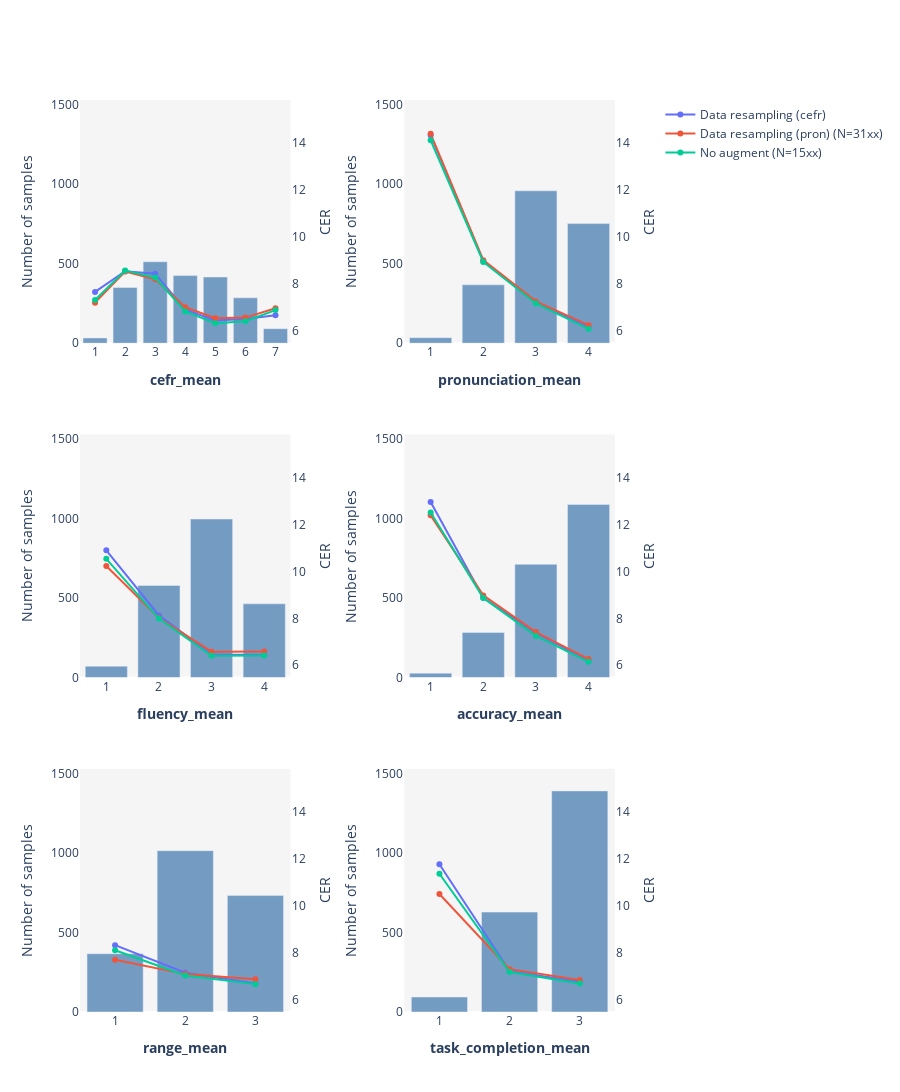

The cell this chart's notebook holds for it:
### Code cell
plot_by_metrics(dfs, ratings, "CER")

### Figure 1 — Plotly figure (JSON) as saved in the notebook; plotly's stock layout.template omitted (floating-point values rounded to 4 significant figures)
{"data": [{"marker": {"color": "#749BC2"}, "name": "# samples", "showlegend": false, "type": "bar", "x": [1, 2, 3, 4, 5, 6, 7], "xaxis": "x", "y": [33, 350, 512, 425, 416, 285, 91], "yaxis": "y"}, {"line": {"color": "#636EFA"}, "name": "Data resampling (cefr)", "showlegend": true, "type": "scatter", "x": [1, 2, 3, 4, 5, 6, 7], "xaxis": "x", "y": [7.657, 8.54, 8.435, 6.902, 6.442, 6.504, 6.665], "yaxis": "y2"}, {"line": {"color": "#EF553B"}, "name": "Data resampling (pron) (N=31xx)", "showlegend": true, "type": "scatter", "x": [1, 2, 3, 4, 5, 6, 7], "xaxis": "x", "y": [7.2, 8.525, 8.202, 7.005, 6.538, 6.563, 6.96], "yaxis": "y2"}, {"line": {"color": "#00CC96"}, "name": "No augment (N=15xx)", "showlegend": true, "type": "scatter", "x": [1, 2, 3, 4, 5, 6, 7], "xaxis": "x", "y": [7.314, 8.57, 8.273, 6.824, 6.326, 6.408, 6.884], "yaxis": "y2"}, {"marker": {"color": "#749BC2"}, "name": "# samples", "showlegend": false, "type": "bar", "x": [1, 2, 3, 4], "xaxis": "x2", "y": [35, 367, 958, 752], "yaxis": "y3"}, {"line": {"color": "#636EFA"}, "name": "Data resampling (cefr)", "showlegend": false, "type": "scatter", "x": [1, 2, 3, 4], "xaxis": "x2", "y": [14.34, 8.972, 7.209, 6.171], "yaxis": "y4"}, {"line": {"color": "#EF553B"}, "name": "Data resampling (pron) (N=31xx)", "showlegend": false, "type": "scatter", "x": [1, 2, 3, 4], "xaxis": "x2", "y": [14.4, 9.013, 7.255, 6.242], "yaxis": "y4"}, {"line": {"color": "#00CC96"}, "name": "No augment (N=15xx)", "showlegend": false, "type": "scatter", "x": [1, 2, 3, 4], "xaxis": "x2", "y": [14.12, 8.934, 7.166, 6.081], "yaxis": "y4"}, {"marker": {"color": "#749BC2"}, "name": "# samples", "showlegend": false, "type": "bar", "x": [1, 2, 3, 4], "xaxis": "x3", "y": [72, 579, 997, 464], "yaxis": "y5"}, {"line": {"color": "#636EFA"}, "name": "Data resampling (cefr)", "showlegend": false, "type": "scatter", "x": [1, 2, 3, 4], "xaxis": "x3", "y": [10.9, 8.124, 6.456, 6.432], "yaxis": "y6"}, {"line": {"color": "#EF553B"}, "name": "Data resampling (pron) (N=31xx)", "showlegend": false, "type": "scatter", "x": [1, 2, 3, 4], "xaxis": "x3", "y": [10.23, 8.012, 6.576, 6.582], "yaxis": "y6"}, {"line": {"color": "#00CC96"}, "name": "No augment (N=15xx)", "showlegend": false, "type": "scatter", "x": [1, 2, 3, 4], "xaxis": "x3", "y": [10.54, 7.988, 6.4, 6.412], "yaxis": "y6"}, {"marker": {"color": "#749BC2"}, "name": "# samples", "showlegend": false, "type": "bar", "x": [1, 2, 3, 4], "xaxis": "x4", "y": [28, 284, 712, 1088], "yaxis": "y7"}, {"line": {"color": "#636EFA"}, "name": "Data resampling (cefr)", "showlegend": false, "type": "scatter", "x": [1, 2, 3, 4], "xaxis": "x4", "y": [12.96, 8.872, 7.38, 6.19], "yaxis": "y8"}, {"line": {"color": "#EF553B"}, "name": "Data resampling (pron) (N=31xx)", "showlegend": false, "type": "scatter", "x": [1, 2, 3, 4], "xaxis": "x4", "y": [12.39, 8.976, 7.414, 6.26], "yaxis": "y8"}, {"line": {"color": "#00CC96"}, "name": "No augment (N=15xx)", "showlegend": false, "type": "scatter", "x": [1, 2, 3, 4], "xaxis": "x4", "y": [12.51, 8.868, 7.25, 6.146], "yaxis": "y8"}, {"marker": {"color": "#749BC2"}, "name": "# samples", "showlegend": false, "type": "bar", "x": [1, 2, 3], "xaxis": "x5", "y": [366, 1014, 732], "yaxis": "y9"}, {"line": {"color": "#636EFA"}, "name": "Data resampling (cefr)", "showlegend": false, "type": "scatter", "x": [1, 2, 3], "xaxis": "x5", "y": [8.322, 7.148, 6.691], "yaxis": "y10"}, {"line": {"color": "#EF553B"}, "name": "Data resampling (pron) (N=31xx)", "showlegend": false, "type": "scatter", "x": [1, 2, 3], "xaxis": "x5", "y": [7.699, 7.087, 6.871], "yaxis": "y10"}, {"line": {"color": "#00CC96"}, "name": "No augment (N=15xx)", "showlegend": false, "type": "scatter", "x": [1, 2, 3], "xaxis": "x5", "y": [8.104, 7.03, 6.66], "yaxis": "y10"}, {"marker": {"color": "#749BC2"}, "name": "# samples", "showlegend": false, "type": "bar", "x": [1, 2, 3], "xaxis": "x6", "y": [94, 628, 1390], "yaxis": "y11"}, {"line": {"color": "#636EFA"}, "name": "Data resampling (cefr)", "showlegend": false, "type": "scatter", "x": [1, 2, 3], "xaxis": "x6", "y": [11.77, 7.214, 6.759], "yaxis": "y12"}, {"line": {"color": "#EF553B"}, "name": "Data resampling (pron) (N=31xx)", "showlegend": false, "type": "scatter", "x": [1, 2, 3], "xaxis": "x6", "y": [10.5, 7.299, 6.837], "yaxis": "y12"}, {"line": {"color": "#00CC96"}, "name": "No augment (N=15xx)", "showlegend": false, "type": "scatter", "x": [1, 2, 3], "xaxis": "x6", "y": [11.37, 7.174, 6.689], "yaxis": "y12"}], "layout": {"height": 1300, "plot_bgcolor": "whitesmoke", "xaxis": {"anchor": "y", "domain": [0, 0.37], "dtick": 1, "title": {"text": "<b>cefr_mean</b>"}}, "xaxis2": {"anchor": "y3", "domain": [0.57, 0.94], "title": {"text": "<b>pronunciation_mean</b>"}}, "xaxis3": {"anchor": "y5", "domain": [0, 0.37], "title": {"text": "<b>fluency_mean</b>"}}, "xaxis4": {"anchor": "y7", "domain": [0.57, 0.94], "title": {"text": "<b>accuracy_mean</b>"}}, "xaxis5": {"anchor": "y9", "domain": [0, 0.37], "title": {"text": "<b>range_mean</b>"}}, "xaxis6": {"anchor": "y11", "domain": [0.57, 0.94], "title": {"text": "<b>task_completion_mean</b>"}}, "yaxis": {"anchor": "x", "domain": [0.7333, 1], "range": [0, 1529.0], "showgrid": false, "title": {"text": "Number of samples"}}, "yaxis10": {"anchor": "x5", "overlaying": "y9", "range": [5.473, 15.84], "showgrid": false, "side": "right", "title": {"text": "CER"}}, "yaxis11": {"anchor": "x6", "domain": [0, 0.2667], "range": [0, 1529.0], "showgrid": false, "title": {"text": "Number of samples"}}, "yaxis12": {"anchor": "x6", "overlaying": "y11", "range": [5.473, 15.84], "showgrid": false, "side": "right", "title": {"text": "CER"}}, "yaxis2": {"anchor": "x", "overlaying": "y", "range": [5.473, 15.84], "showgrid": false, "side": "right", "title": {"text": "CER"}}, "yaxis3": {"anchor": "x2", "domain": [0.7333, 1], "range": [0, 1529.0], "showgrid": false, "title": {"text": "Number of samples"}}, "yaxis4": {"anchor": "x2", "overlaying": "y3", "range": [5.473, 15.84], "showgrid": false, "side": "right", "title": {"text": "CER"}}, "yaxis5": {"anchor": "x3", "domain": [0.3667, 0.6333], "range": [0, 1529.0], "showgrid": false, "title": {"text": "Number of samples"}}, "yaxis6": {"anchor": "x3", "overlaying": "y5", "range": [5.473, 15.84], "showgrid": false, "side": "right", "title": {"text": "CER"}}, "yaxis7": {"anchor": "x4", "domain": [0.3667, 0.6333], "range": [0, 1529.0], "showgrid": false, "title": {"text": "Number of samples"}}, "yaxis8": {"anchor": "x4", "overlaying": "y7", "range": [5.473, 15.84], "showgrid": false, "side": "right", "title": {"text": "CER"}}, "yaxis9": {"anchor": "x5", "domain": [0, 0.2667], "range": [0, 1529.0], "showgrid": false, "title": {"text": "Number of samples"}}}}
